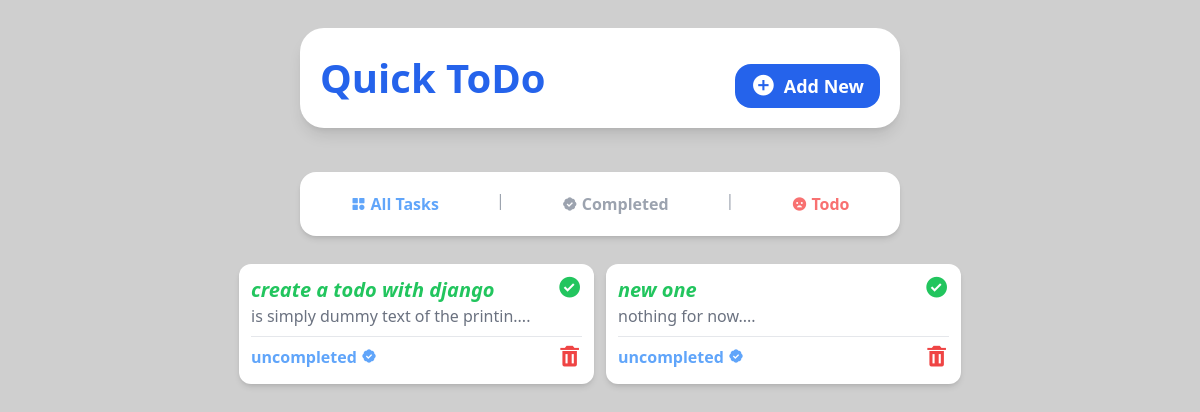
Page /remaining on the earlier database version.
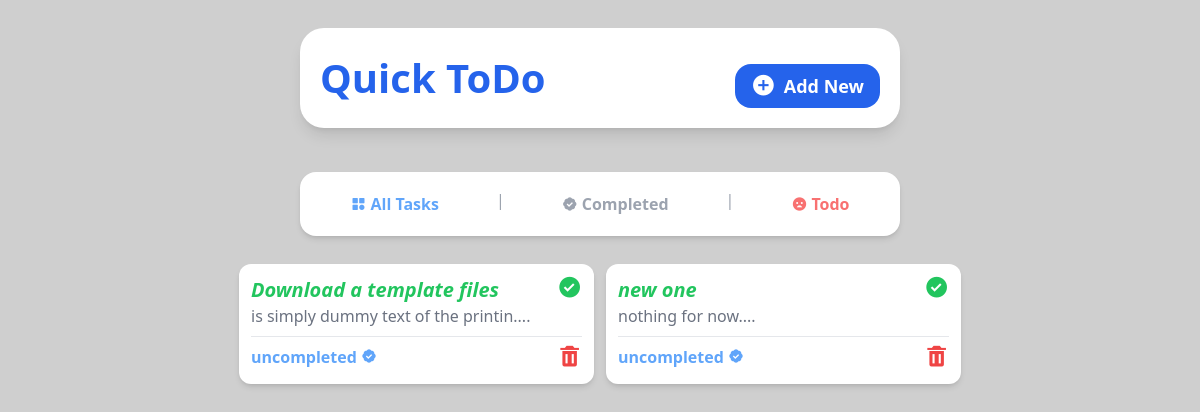
Same page on the later database version.
### tasks/models.py (models this page shows, shortened)
class Task(models.Model):
    title = models.CharField(max_length=35)
    description = models.TextField(null=True, blank=True)
    due_date = models.DateField()
    due_time = models.TimeField()
    completed = models.BooleanField(default=False)

### tasks/views.py (the view)
# urls.py: path('remaining', views.remaining, name='remaining'),
def remaining(request):
     uncompleted_task = Task.objects.filter(completed=False)
     return render(request, 'remaining.html', {
        'remaining' : uncompleted_task,
    })

### tasks/templates/remaining.html
{% extends 'base.html' %}
{% block content %}
{% include 'nav/remainingnav.html' %}
    <section
      class="flex flex-1 flex-wrap justify-center gap-3 bg-[#fff0] w-10/12 md:w-11/12 h-full mb-3 rounded-2xl p-3 overflow-y-auto scrollbar-hide"
    >
      {% for task in remaining %}
        <div class="w-[355px] flex flex-col shadow-md bg-white h-[120px] rounded-xl p-3">
          <div class="flex flex-row justify-between">
            <div>
              <a href="{% url 'task_detail' task.id %}">
                <h1
                  class="text-green-500 font-semibold text-xl italic "
                >
                  {{task.title}}
                </h1>
              </a>
              <p class="text-gray-500 text-md">
              {{task.description | slice:":35"}}....
              </p>
            </div>
            <a href="{% url 'toggle_complete' task.id %}">
              <i class="bx bxs-check-circle bx-sm text-green-500"></i>
            </a>
          </div>
          <hr class="border-t border-gray-200 my-2" />
          <div class="flex flex-row justify-between">
            <h2 class="text-blue-400 font-bold">
              uncompleted <i class="bx bxs-badge-check"></i>
            </h2>
            <a href="{% url 'delete_task'  task.id%}">
              <i class="bx bxs-trash bx-sm text-red-500"></i>
            </a>
          </div>
        </div>
      {%endfor%}
    </section>
{%endblock%}

Differences in the rows shown:
removed Task: title "create a todo with django", description "is simply dummy text of the printin"
now on this page (row edited): Task: title "Download a template files", description "is simply dummy text of the printin"
